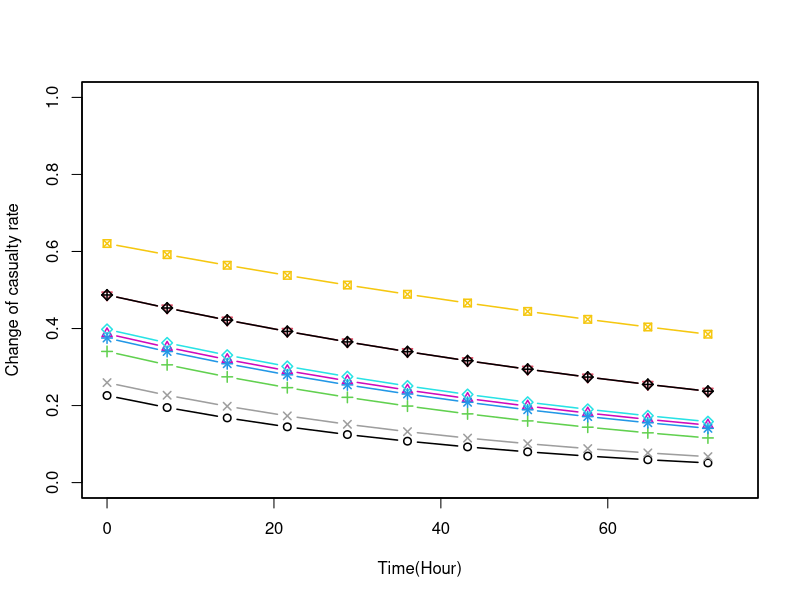
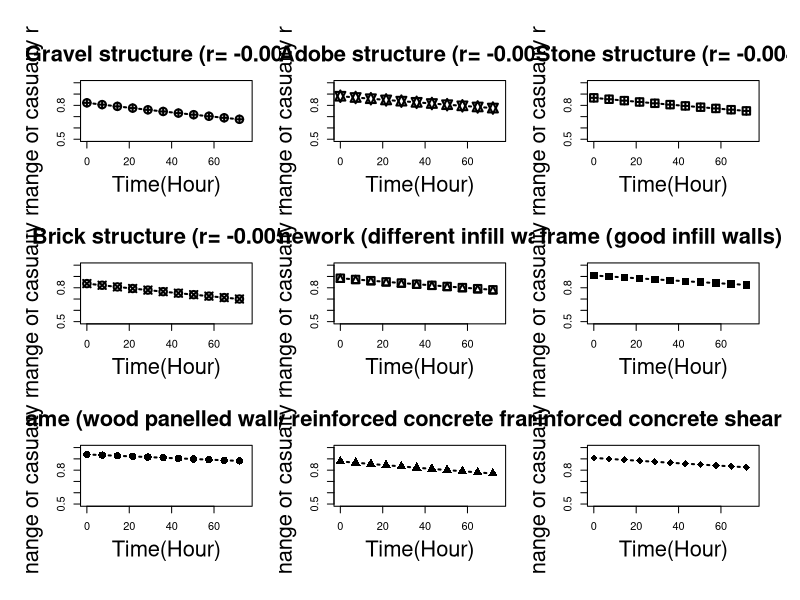

Source code (R) for these figures, in order:
cr = c(0.948888445,0.850767766,0.884047785,0.932627937,0.841757034,0.762777336,0.61479312,0.859132655,0.762777336,0.323549732,0.22406515,0.249264806,0.299714312,0.218040475,0.174595794,0.118034739,0.229929653,0.174595794)
rr = c(-0.041302009,-0.026420161,-0.029924682,-0.037465623,-0.025605884,-0.019982723,-0.013249649,-0.027221342,-0.019982723,-0.005429116,-0.003523427,-0.003981976,-0.004948151,-0.003416004,-0.002665029,-0.001744481,-0.003628797,-0.002665029)

x = 0:10*7.2+72
y = exp(rr[1]*x/2)
fontsize=1.2
plot(x/2,y,
xlab="Time(Hour)",ylab="Change of casualty rate",
type="n",
bty="o",
xlim=c(0,75), ylim = c(0,1),
cex=fontsize
)
box(which="plot", lty=1, lwd=1.5, bty="o")
for(i in 1:9){
y = exp(rr[i]*x/2)
lines(x-72,y, lty=1, lwd=1.5, type="b",pch=i,col=1+(i-1)*5)
end
}

names = c("Gravel structure" ,"Adobe structure" ,"Stone structure" ,"Brick structure" ,"Wooden framework (different infill walls)" ,"Wooden frame (good infill walls)" ,"Wooden frame (wood panelled walls)" ,"Low-quality reinforced concrete frame" ,"Low-quality reinforced concrete shear walls")

par(mfrow=c(3,3),oma=c(2,2,2,1))
for (i in 10:18){
y = exp(rr[i]*x/2)
plot(x-72,y, lty=1, lwd=2, type="b",pch=i,col=1,xlab="Time(Hour)",ylab="Change of casualty rate",
xlim=c(0,75), ylim = c(0.5,1),
cex=1.5,cex.axis=1,cex.lab=2,cex.main=2,main =  paste(names[i-9],"(r=",round(rr[i],3),")")
)
text(rr[i])
}

